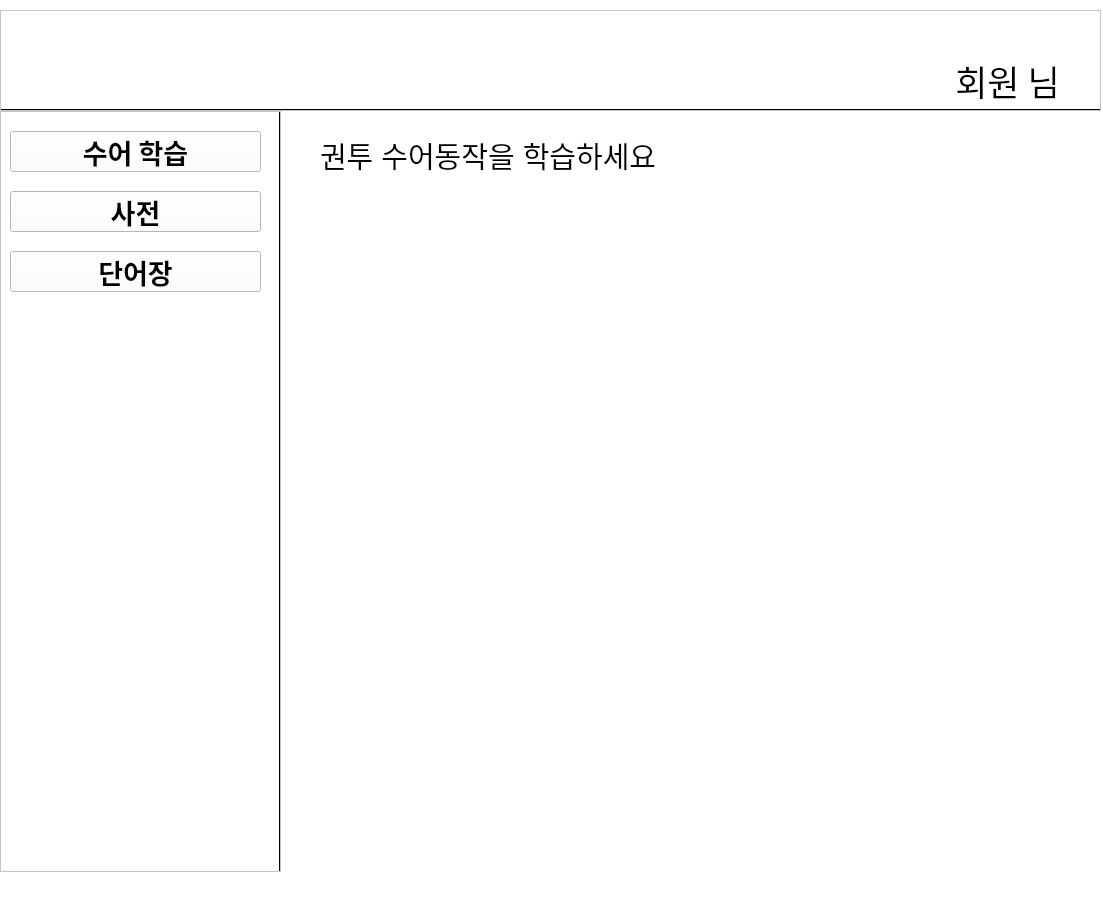
<?xml version="1.0" encoding="UTF-8"?>
<ui version="4.0">
 <class>mainWindow</class>
 <widget class="QMainWindow" name="mainWindow">
  <property name="geometry">
   <rect>
    <x>0</x>
    <y>0</y>
    <width>1103</width>
    <height>904</height>
   </rect>
  </property>
  <property name="windowTitle">
   <string>Window</string>
  </property>
  <property name="styleSheet">
   <string notr="true">background-color: rgb(255, 255, 255)</string>
  </property>
  <widget class="QWidget" name="centralwidget">
   <widget class="QFrame" name="frame">
    <property name="geometry">
     <rect>
      <x>0</x>
      <y>10</y>
      <width>1101</width>
      <height>101</height>
     </rect>
    </property>
    <property name="styleSheet">
     <string notr="true">border-bottom: 2px solid #000000;
</string>
    </property>
    <property name="frameShape">
     <enum>QFrame::StyledPanel</enum>
    </property>
    <property name="frameShadow">
     <enum>QFrame::Raised</enum>
    </property>
    <widget class="QPushButton" name="icon_btn">
     <property name="geometry">
      <rect>
       <x>6</x>
       <y>1</y>
       <width>151</width>
       <height>91</height>
      </rect>
     </property>
     <property name="styleSheet">
      <string notr="true">background-image: url(:/icon/ESL_logo_small2.png);</string>
     </property>
     <property name="text">
      <string/>
     </property>
     <property name="flat">
      <bool>true</bool>
     </property>
    </widget>
    <widget class="QPushButton" name="user_icon_btn">
     <property name="geometry">
      <rect>
       <x>879</x>
       <y>44</y>
       <width>51</width>
       <height>51</height>
      </rect>
     </property>
     <property name="styleSheet">
      <string notr="true">background-image:url(:/icon/user3.png);
border-bottom: none;
</string>
     </property>
     <property name="text">
      <string/>
     </property>
     <property name="flat">
      <bool>true</bool>
     </property>
    </widget>
    <widget class="QPushButton" name="pushButton_3">
     <property name="geometry">
      <rect>
       <x>927</x>
       <y>50</y>
       <width>161</width>
       <height>41</height>
      </rect>
     </property>
     <property name="font">
      <font>
       <family>나눔고딕</family>
       <pointsize>26</pointsize>
      </font>
     </property>
     <property name="styleSheet">
      <string notr="true">border-bottom: none;</string>
     </property>
     <property name="text">
      <string>회원 님</string>
     </property>
     <property name="flat">
      <bool>true</bool>
     </property>
    </widget>
   </widget>
   <widget class="QFrame" name="frame_2">
    <property name="geometry">
     <rect>
      <x>0</x>
      <y>111</y>
      <width>281</width>
      <height>761</height>
     </rect>
    </property>
    <property name="styleSheet">
     <string notr="true">border-right: 2px solid #000000;
</string>
    </property>
    <property name="frameShape">
     <enum>QFrame::StyledPanel</enum>
    </property>
    <property name="frameShadow">
     <enum>QFrame::Raised</enum>
    </property>
    <widget class="QPushButton" name="pushButton_4">
     <property name="geometry">
      <rect>
       <x>10</x>
       <y>20</y>
       <width>251</width>
       <height>41</height>
      </rect>
     </property>
     <property name="font">
      <font>
       <family>나눔고딕</family>
       <pointsize>20</pointsize>
       <weight>75</weight>
       <bold>true</bold>
      </font>
     </property>
     <property name="text">
      <string>수어 학습</string>
     </property>
    </widget>
    <widget class="QPushButton" name="pushButton_5">
     <property name="geometry">
      <rect>
       <x>10</x>
       <y>80</y>
       <width>251</width>
       <height>41</height>
      </rect>
     </property>
     <property name="font">
      <font>
       <family>나눔고딕</family>
       <pointsize>20</pointsize>
       <weight>75</weight>
       <bold>true</bold>
      </font>
     </property>
     <property name="text">
      <string>사전</string>
     </property>
    </widget>
    <widget class="QPushButton" name="pushButton_6">
     <property name="geometry">
      <rect>
       <x>10</x>
       <y>140</y>
       <width>251</width>
       <height>41</height>
      </rect>
     </property>
     <property name="font">
      <font>
       <family>나눔고딕</family>
       <pointsize>20</pointsize>
       <weight>75</weight>
       <bold>true</bold>
      </font>
     </property>
     <property name="text">
      <string>단어장</string>
     </property>
    </widget>
   </widget>
   <widget class="QLabel" name="label1">
    <property name="geometry">
     <rect>
      <x>320</x>
      <y>140</y>
      <width>441</width>
      <height>31</height>
     </rect>
    </property>
    <property name="font">
     <font>
      <family>Arial</family>
      <pointsize>22</pointsize>
     </font>
    </property>
    <property name="text">
     <string>권투 수어동작을 학습하세요</string>
    </property>
   </widget>
   <widget class="QLabel" name="label">
    <property name="geometry">
     <rect>
      <x>330</x>
      <y>190</y>
      <width>561</width>
      <height>291</height>
     </rect>
    </property>
    <property name="text">
     <string/>
    </property>
   </widget>
  </widget>
  <widget class="QStatusBar" name="statusbar"/>
 </widget>
 <resources>
  <include location="../../../Pictures/캡디/myres.qrc"/>
  <include location="../../../Pictures/캡디/myres.qrc"/>
 </resources>
 <connections/>
</ui>
